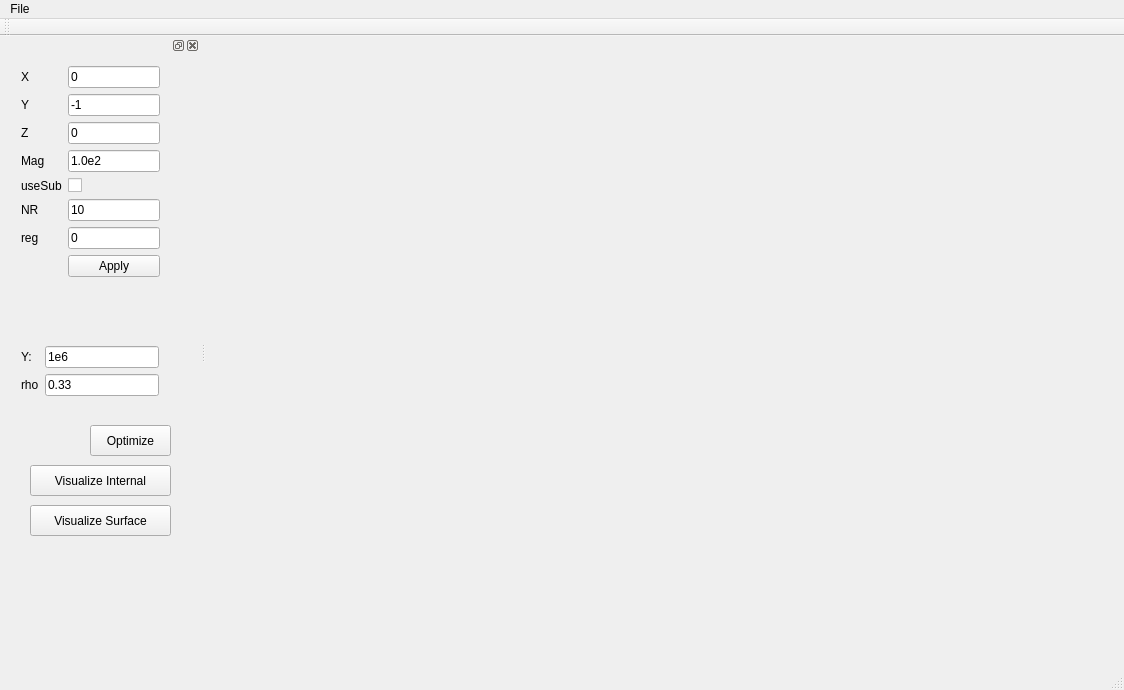
<?xml version="1.0" encoding="UTF-8"?>
<ui version="4.0">
 <class>MainWindow</class>
 <widget class="QMainWindow" name="MainWindow">
  <property name="geometry">
   <rect>
    <x>0</x>
    <y>0</y>
    <width>1124</width>
    <height>690</height>
   </rect>
  </property>
  <property name="windowTitle">
   <string>MainWindow</string>
  </property>
  <widget class="QWidget" name="centralWidget"/>
  <widget class="QMenuBar" name="menuBar">
   <property name="geometry">
    <rect>
     <x>0</x>
     <y>0</y>
     <width>1124</width>
     <height>25</height>
    </rect>
   </property>
   <widget class="QMenu" name="menuFile">
    <property name="title">
     <string>File</string>
    </property>
    <addaction name="actionLoad"/>
   </widget>
   <addaction name="menuFile"/>
  </widget>
  <widget class="QToolBar" name="mainToolBar">
   <attribute name="toolBarArea">
    <enum>TopToolBarArea</enum>
   </attribute>
   <attribute name="toolBarBreak">
    <bool>false</bool>
   </attribute>
  </widget>
  <widget class="QStatusBar" name="statusBar"/>
  <widget class="QDockWidget" name="dockWidget">
   <property name="minimumSize">
    <size>
     <width>200</width>
     <height>38</height>
    </size>
   </property>
   <attribute name="dockWidgetArea">
    <number>1</number>
   </attribute>
   <widget class="QWidget" name="dockWidgetContents">
    <widget class="QWidget" name="formLayoutWidget">
     <property name="geometry">
      <rect>
       <x>10</x>
       <y>0</y>
       <width>161</width>
       <height>271</height>
      </rect>
     </property>
     <layout class="QFormLayout" name="formLayout">
      <item row="0" column="0">
       <widget class="QLabel" name="xLabel">
        <property name="text">
         <string>X</string>
        </property>
       </widget>
      </item>
      <item row="0" column="1">
       <widget class="QLineEdit" name="xLineEdit">
        <property name="text">
         <string>0</string>
        </property>
       </widget>
      </item>
      <item row="1" column="0">
       <widget class="QLabel" name="yLabel">
        <property name="text">
         <string>Y</string>
        </property>
       </widget>
      </item>
      <item row="1" column="1">
       <widget class="QLineEdit" name="yLineEdit">
        <property name="text">
         <string>-1</string>
        </property>
       </widget>
      </item>
      <item row="2" column="0">
       <widget class="QLabel" name="zLabel">
        <property name="text">
         <string>Z</string>
        </property>
       </widget>
      </item>
      <item row="2" column="1">
       <widget class="QLineEdit" name="zLineEdit">
        <property name="text">
         <string>0</string>
        </property>
       </widget>
      </item>
      <item row="3" column="0">
       <widget class="QLabel" name="magLabel">
        <property name="text">
         <string>Mag</string>
        </property>
       </widget>
      </item>
      <item row="3" column="1">
       <widget class="QLineEdit" name="magLineEdit">
        <property name="text">
         <string>1.0e2</string>
        </property>
       </widget>
      </item>
      <item row="7" column="1">
       <widget class="QPushButton" name="pushButton">
        <property name="text">
         <string>Apply</string>
        </property>
       </widget>
      </item>
      <item row="4" column="1">
       <widget class="QCheckBox" name="useSubCheckBox"/>
      </item>
      <item row="4" column="0">
       <widget class="QLabel" name="useSubLabel">
        <property name="text">
         <string>useSub</string>
        </property>
       </widget>
      </item>
      <item row="5" column="1">
       <widget class="QLineEdit" name="nRLineEdit">
        <property name="text">
         <string>10</string>
        </property>
       </widget>
      </item>
      <item row="5" column="0">
       <widget class="QLabel" name="nRLabel">
        <property name="text">
         <string>NR</string>
        </property>
       </widget>
      </item>
      <item row="6" column="1">
       <widget class="QLineEdit" name="regLineEdit">
        <property name="text">
         <string>0</string>
        </property>
       </widget>
      </item>
      <item row="6" column="0">
       <widget class="QLabel" name="regLabel">
        <property name="text">
         <string>reg</string>
        </property>
       </widget>
      </item>
     </layout>
    </widget>
    <widget class="QWidget" name="formLayoutWidget_2">
     <property name="geometry">
      <rect>
       <x>10</x>
       <y>280</y>
       <width>160</width>
       <height>80</height>
      </rect>
     </property>
     <layout class="QFormLayout" name="formLayout_2">
      <item row="0" column="0">
       <widget class="QLabel" name="yLabel_2">
        <property name="text">
         <string>Y:</string>
        </property>
       </widget>
      </item>
      <item row="0" column="1">
       <widget class="QLineEdit" name="yLineEdit_2">
        <property name="text">
         <string>1e6</string>
        </property>
       </widget>
      </item>
      <item row="1" column="0">
       <widget class="QLabel" name="rhoLabel">
        <property name="text">
         <string>rho</string>
        </property>
       </widget>
      </item>
      <item row="1" column="1">
       <widget class="QLineEdit" name="rhoLineEdit">
        <property name="text">
         <string>0.33</string>
        </property>
       </widget>
      </item>
     </layout>
    </widget>
    <widget class="QPushButton" name="pushButton_2">
     <property name="geometry">
      <rect>
       <x>90</x>
       <y>370</y>
       <width>81</width>
       <height>31</height>
      </rect>
     </property>
     <property name="text">
      <string>Optimize</string>
     </property>
    </widget>
    <widget class="QPushButton" name="pushButton_3">
     <property name="geometry">
      <rect>
       <x>30</x>
       <y>410</y>
       <width>141</width>
       <height>31</height>
      </rect>
     </property>
     <property name="text">
      <string>Visualize Internal</string>
     </property>
    </widget>
    <widget class="QPushButton" name="pushButton_4">
     <property name="geometry">
      <rect>
       <x>30</x>
       <y>450</y>
       <width>141</width>
       <height>31</height>
      </rect>
     </property>
     <property name="text">
      <string>Visualize Surface</string>
     </property>
    </widget>
   </widget>
  </widget>
  <action name="actionLoad">
   <property name="text">
    <string>Load</string>
   </property>
  </action>
 </widget>
 <layoutdefault spacing="6" margin="11"/>
 <resources/>
 <connections>
  <connection>
   <sender>menuBar</sender>
   <signal>triggered(QAction*)</signal>
   <receiver>MainWindow</receiver>
   <slot>pressAction(QAction*)</slot>
   <hints>
    <hint type="sourcelabel">
     <x>552</x>
     <y>10</y>
    </hint>
    <hint type="destinationlabel">
     <x>548</x>
     <y>44</y>
    </hint>
   </hints>
  </connection>
  <connection>
   <sender>pushButton</sender>
   <signal>clicked()</signal>
   <receiver>MainWindow</receiver>
   <slot>applyForce()</slot>
   <hints>
    <hint type="sourcelabel">
     <x>169</x>
     <y>217</y>
    </hint>
    <hint type="destinationlabel">
     <x>426</x>
     <y>181</y>
    </hint>
   </hints>
  </connection>
  <connection>
   <sender>pushButton_2</sender>
   <signal>clicked()</signal>
   <receiver>MainWindow</receiver>
   <slot>doOptimize()</slot>
   <hints>
    <hint type="sourcelabel">
     <x>143</x>
     <y>438</y>
    </hint>
    <hint type="destinationlabel">
     <x>406</x>
     <y>437</y>
    </hint>
   </hints>
  </connection>
  <connection>
   <sender>pushButton_3</sender>
   <signal>clicked()</signal>
   <receiver>MainWindow</receiver>
   <slot>setDrawInternal()</slot>
   <hints>
    <hint type="sourcelabel">
     <x>130</x>
     <y>489</y>
    </hint>
    <hint type="destinationlabel">
     <x>561</x>
     <y>344</y>
    </hint>
   </hints>
  </connection>
  <connection>
   <sender>pushButton_4</sender>
   <signal>clicked()</signal>
   <receiver>MainWindow</receiver>
   <slot>setDrawSurface()</slot>
   <hints>
    <hint type="sourcelabel">
     <x>100</x>
     <y>529</y>
    </hint>
    <hint type="destinationlabel">
     <x>561</x>
     <y>344</y>
    </hint>
   </hints>
  </connection>
 </connections>
 <slots>
  <slot>pressAction(QAction*)</slot>
  <slot>applyForce()</slot>
  <slot>doOptimize()</slot>
  <slot>setDrawSurface()</slot>
  <slot>setDrawInternal()</slot>
 </slots>
</ui>
